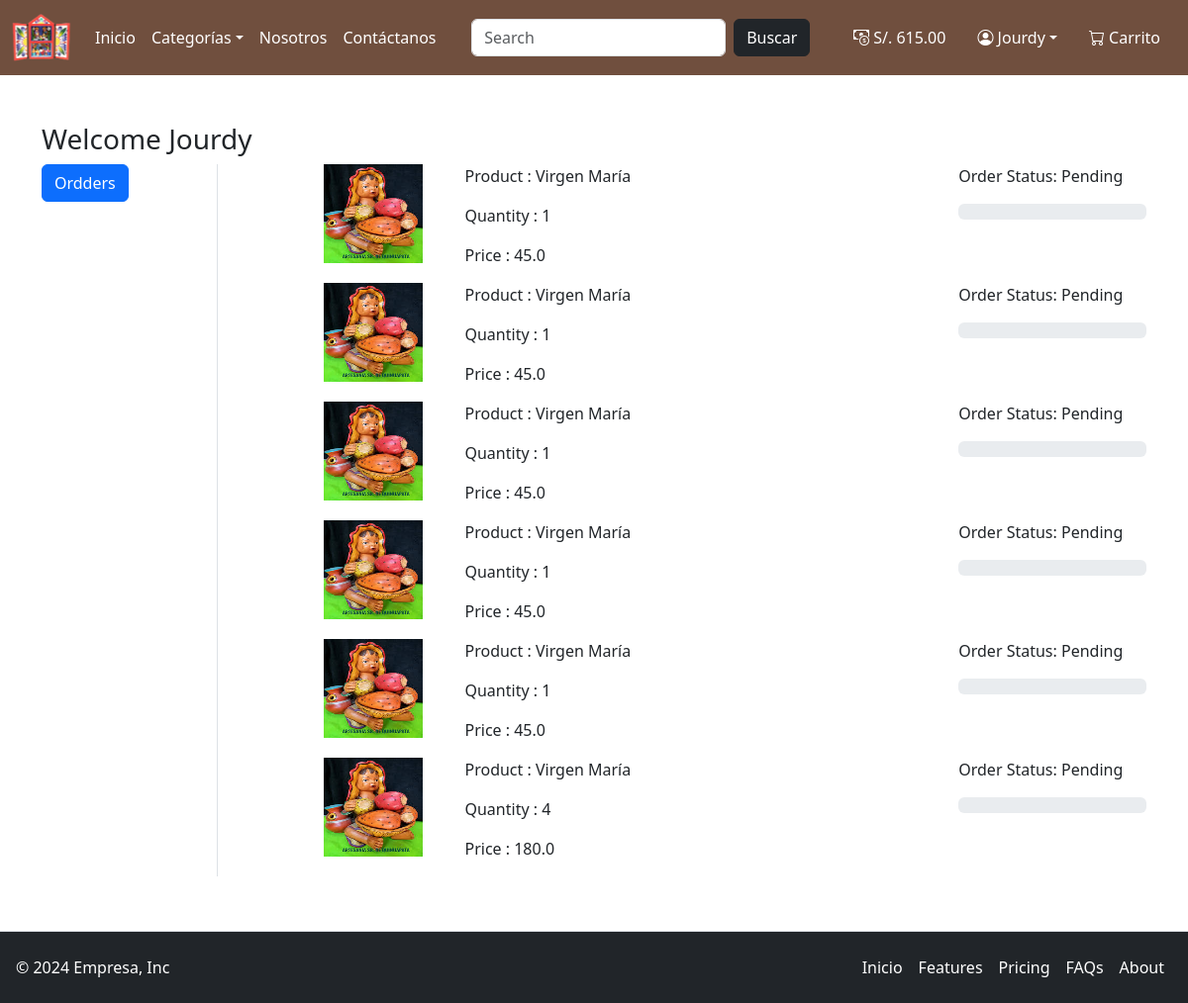
Page /orders/ (signed in) on the committed database.
### app/models.py (models this page shows, shortened)
class Customer(models.Model):
    user = models.OneToOneField(User, on_delete=models.CASCADE)
    name = models.CharField(max_length=200)
    locality = models.CharField(max_length=200)
    city= models.CharField(max_length=50)
    mobile = models.IntegerField(default=0)
    zipcode = models.IntegerField()
    state = models.CharField(choices=STATE_CHOICES, max_length=100)
    credits = models.DecimalField(max_digits=10, decimal_places=2, default=1000)

class OrderPlaced(models.Model):
    user = models.ForeignKey(User, on_delete=models.CASCADE)
    customer = models.ForeignKey(Customer, on_delete=models.CASCADE)
    product = models.ForeignKey(Product, on_delete=models.CASCADE)
    quantity = models.PositiveIntegerField(default=1)
    ordered_date = models.DateTimeField(auto_now_add=True)
    status = models.CharField(max_length=50, choices=STATUS_CHOICES, default='Pending')
    @property
    def total_cost(self):
        return self.quantity * self.product.discounted_price

class Product(models.Model):
    title = models.CharField(max_length=100)
    selling_price = models.FloatField()
    discounted_price = models.FloatField()
    description = models.TextField()
    composition = models.TextField(default="")
    prodapp = models.TextField(default="")
    category = models.ForeignKey(Category, on_delete=models.SET_NULL, null=True)
    author = models.CharField(max_length=100, null=True)
    product_image = models.ImageField(upload_to="product")

### app/views.py (the view)
# urls.py: path("orders/",views.orders, name='orders'),
def orders(request):
    order_placed = OrderPlaced.objects.filter(user=request.user)
    return render(request,'app/orders.html',locals())

### app/context_processors.py (called while the page is built)
def navBarData(request):
    totalitem=0
    credits=0
    categories = Category.objects.all()
    if request.user.is_authenticated:
        totalitem = Cart.objects.filter(user=request.user).count()
        try:
            credits = Customer.objects.get(user=request.user).credits
        except:
            credits = 0
    return {
        'totalitem':totalitem,
        'categories':categories,
        'credits':credits
        }

### app/models.py (called while the page is built)
    def __str__(self) -> str:
        return self.title

### app/templates/app/orders.html (shortened to what this page needs)
{% extends 'app/base.html' %}
{% load static %}
{% block main-content %}
<div class="container my-5">
    <div class="row">
        <h3>Welcome <span class="text-capitalize">{{request.user}}</span></h3>
        <div class="col-sm-2 border-end">
            <ul class="list-unstyled">
                <li class="-grid"><a href="{% url 'orders' %}" class="btn btn-primary">Ordders</a></li>
            </ul>
        </div>
        <div class="col-sm-9 offset-sm-1">
            {% for op in order_placed %}
            <div class="row">
                <div class="col-sm-2">
                    <img src="{{op.product.product_image.url}}" class="im-fluid" height="100" width="100">
                </div>
                <div class="col-sm-7">
                    <p>Product : {{op.product.title}}</p>
                    <p>Quantity : {{op.quantity}}</p>
                    <p>Price : {{op.total_cost}}</p>
                </div>
                <div class="col-sm-3">
                    <p>Order Status: {{op.status}}</p>
                    {% if op.status == "Pending" %}
                    <div class="progress">
                    </div>
                    {% elif op.status == "Accepted" %}
                    <div class="progress">
                        <div class="progress-bar" role="progressbar" style="width: 20%;" aria-valuenow="20" aria-valuemin="0" aria-valuemax="100"></div>
                    </div>
                    {% elif op.status == "Packed" %}
                    <div class="progress">
                        <div class="progress-bar bg-info" role="progressbar" style="width: 40%;" aria-valuenow="40" aria-valuemin="0" aria-valuemax="100"></div>
                    </div>
                    {% elif op.status == "On The way" %}
                    <div class="progress">
                        <div class="progress-bar bg-warning" role="progressbar" style="width: 70%;" aria-valuenow="70" aria-valuemin="0" aria-valuemax="100"></div>
                    </div>
                    {% elif op.status == "Delivered" %}
                    <div class="progress">
                        <div class="progress-bar bg-success" role="progressbar" style="width: 100%;" aria-valuenow="1000" aria-valuemin="0" aria-valuemax="100"></div>
                    </div>
                    {% elif op.status == "Cancel" %}
                    <div class="progress">
                        <div class="progress-bar bg-danger" role="progressbar" style="width: 100%;" aria-valuenow="100" aria-valuemin="0" aria-valuemax="100"></div>
                    </div>
                    {% endif %}
                </div>
            </div>
            {% endfor %}
        </div>
    </div>
</div>
{% endblock main-content %}

### app/templates/app/base.html (shortened to what this page needs)
<!DOCTYPE html>
{% load static %}
<html lang="en">
  <head>
    <link href="https://cdn.jsdelivr.net/npm/bootstrap@5.3.3/dist/css/bootstrap.min.css" rel="stylesheet" />
    <link rel="stylesheet" href="https://cdn.jsdelivr.net/npm/bootstrap-icons@1.11.3/font/bootstrap-icons.min.css" />
    <link rel="stylesheet" href="{% static 'app/css/all.min.css' %}" />
    <link rel="stylesheet" href="{% static 'app/css/owl.carousel.min.css' %}" />
    <link rel="stylesheet" href="{% static 'app/css/style.css' %}" />
  </head>
  <body>
    <nav class="bg-main navbar navbar-expand-lg navbar-dark fixed-top">
      <div class="container-fluid">
        <a class="navbar-brand" href="/"><img src="{% static 'app/images/neel.png' %}" alt="" width="60" height="50" /></a>
        <div class="collapse navbar-collapse" id="navbarSupportedContent">
          <ul class="navbar-nav me-auto mb-2 mb-lg-0">
            <li class="nav-item">
              <a class="nav-link active" aria-current="page" href="/">Inicio</a>
            </li>
            <li class="nav-item dropdown">
              <a class="nav-link dropdown-toggle text-white" href="#" role="button" data-bs-toggle="dropdown" aria-expanded="false">Categorías</a>
            </li>
            <li class="nav-item">
              <a class="nav-link text-white" href="{% url 'about' %}">Nosotros</a>
            </li>
            <li class="nav-item">
              <a class="nav-link text-white" href="{% url 'contact' %}">Contáctanos</a>
            </li>
          </ul>
          <form class="d-flex" role="search" action="/search">
            <input class="form-control me-2" type="search" placeholder="Search" name="search" aria-label="Search" />
            <button class="btn btn-dark text-white" type="submit"> Buscar</button>
          </form>
          <ul class="navbar-nav ms-auto mb-2 mb-lg-0 ">
            {% if request.user.is_authenticated %}
            <li class="nav-item mx-2">
              <a href="#" class="nav-link text-white">
                <i class="bi bi-cash-coin"></i>
                S/. {{credits}}
              </a>
            </li>
            <li class="nav-item dropdown mx-2">
              <a class="nav-link dropdown-toggle text-white" href="#" id="profileDropdown" role="button" data-bs-toggle="dropdown" aria-expanded="false"><i class="bi bi-person-circle"></i> {{request.user.username}}</a>
            </li>
            <li class="nav-item mx-2">
              <a href="{% url 'showcart' %}" class="nav-link text-white">
                <i class="bi bi-cart"></i>
                Carrito
                </a>
            </li>
            {% endif %}
          </ul>
        </div>
      </div>
    </nav>
    <div style="height: 4.75rem;"></div>
    {% block main-content %}
    {% endblock main-content %}
    <div style="height: 5rem;"></div>
    <footer class="bg-dark text-white d-flex flex-wrap justify-content-between align-items-center border-top p-3 fixed-bottom">
      <p class="col-md-4 mb-0">© 2024 Empresa, Inc</p>
      <a href="/" class="col-md-4 d-flex align-items-center justify-content-center mb-3 mb-md-0 me-md-auto link-dark text-decoration-none">
        <svg class="bi me-2" width="40" height="32">
          <use xlink:href="#bootstrap"></use>
        </svg>
      </a>
      <ul class="nav col-md-4 justify-content-end">
        <li class="nav-item">
          <a href="#" class="nav-link px-2 text-white">Inicio</a>
        </li>
        <li class="nav-item">
          <a href="#" class="nav-link px-2 text-white">Features</a>
        </li>
        <li class="nav-item">
          <a href="#" class="nav-link px-2 text-white">Pricing</a>
        </li>
        <li class="nav-item">
          <a href="#" class="nav-link px-2 text-white">FAQs</a>
        </li>
        <li class="nav-item">
          <a href="#" class="nav-link px-2 text-white">About</a>
        </li>
      </ul>
    </footer>
  </body>
</html>

### app/static/app/css/style.css (style rules this page uses)
.bg-main { background-color: #704f3e; }

### app/templates/app/base.html (style rules this page uses)
.bg-main { background-color: #704f3e; }

### rows in the picture
Customer: credits "615.00"
OrderPlaced: product.product_image (picture), product "Virgen María", quantity "1", total_cost "45.0", status "Pending"
OrderPlaced: product.product_image (picture), product "Virgen María", quantity "1", total_cost "45.0", status "Pending"
OrderPlaced: product.product_image (picture), product "Virgen María", quantity "1", total_cost "45.0", status "Pending"
OrderPlaced: product.product_image (picture), product "Virgen María", quantity "1", total_cost "45.0", status "Pending"
OrderPlaced: product.product_image (picture), product "Virgen María", quantity "1", total_cost "45.0", status "Pending"
OrderPlaced: product.product_image (picture), product "Virgen María", quantity "4", total_cost "180.0", status "Pending"

### other values in the picture
{{ request.user.username }} "Jourdy"
{{ request.user }} "Jourdy"
